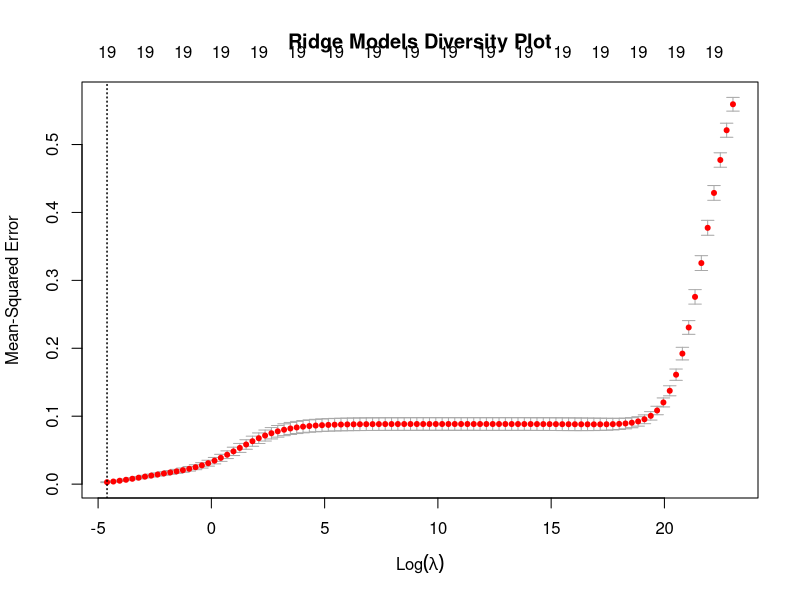

Recreate this plot in R. (Note: this script raises an error after producing the figure.)
library(glmnet)

# read in data
train_data <- read.csv("data/cleaned-data/train-clean-data.csv")
test_data <- read.csv("data/cleaned-data/test-clean-data.csv")
full_data <- read.csv("data/cleaned-data/clean-data.csv")

train_data <- train_data[,-1]
train_data[, c("UNITID", "INSTNM", "STABBR", "CITY", "ZIP", "GENDER_DIV", "RACE_DIV", "MARITAL_STATUS_DIV", "FIRST_GEN_DIV")] <- NULL

test_data <- test_data[,-1]
test_data[, c("UNITID", "INSTNM", "STABBR", "CITY", "ZIP", "GENDER_DIV", "RACE_DIV", "MARITAL_STATUS_DIV", "FIRST_GEN_DIV")] <- NULL

full_data <- full_data[,-1]
full_data[, c("UNITID", "INSTNM", "STABBR", "CITY", "ZIP", "GENDER_DIV", "RACE_DIV", "MARITAL_STATUS_DIV", "FIRST_GEN_DIV")] <- NULL

### TRAIN ###
train_x <- as.matrix(train_data)
train_y <- train_data$DIV_SCORE
grid <- 10^seq(10, -2, length = 100)
set.seed(100)
ridge.mod <- cv.glmnet(train_x, train_y, intercept = FALSE, standardize = FALSE, lambda = grid, alpha = 0)

# save plot
png("images/ridge-diversity-models-plot.png")
plot(ridge.mod, main = "Ridge Models Diversity Plot")
dev.off()

# model selection
min_lambda <- ridge.mod$lambda.min
best_fit <- glmnet(train_x, train_y, intercept = FALSE, standardize = FALSE, lambda = min_lambda, alpha = 0)

### TEST ###
test_x <- as.matrix(test_data)
target_y <- test_data$DIV_SCORE
# test set prediction -- MSE
ridge.pred <- predict(best_fit, newx = test_x)
ridge_test_mse <- mean((ridge.pred - target_y)^2)

### FULL DATASET ###
full_x <- as.matrix(full_data)
full_y <- full_data$DIV_SCORE

official_fit <- glmnet(full_x, full_y, intercept = FALSE, standardize = FALSE, lambda = min_lambda, alpha = 0)
ridge_official_coef <- coef(official_fit)

# save RData
save(ridge.mod, min_lambda, ridge_test_mse, ridge_official_coef, file = "data/regressions/ridge-diversity-models.RData")
